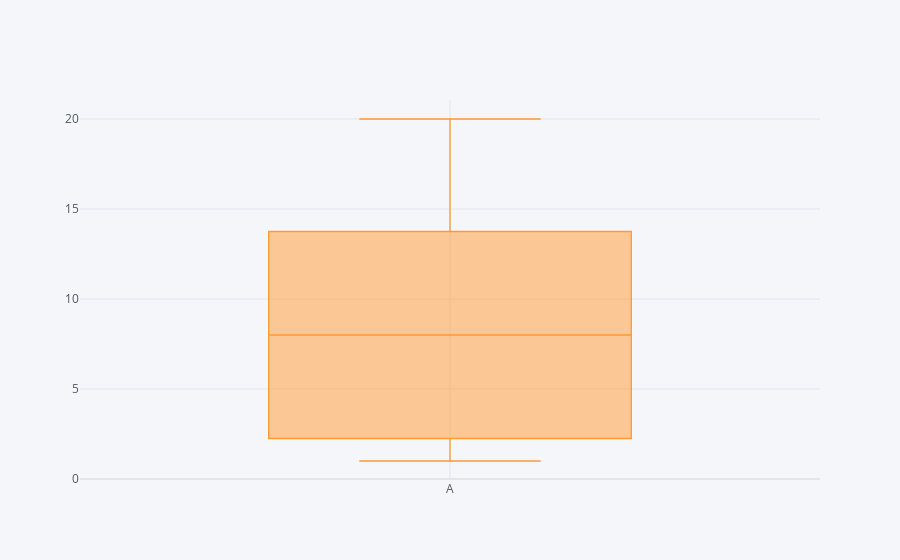

Write notebook code for a chart like this one.
### Code cell
myData.iplot(kind='box')

### Figure 1 — Plotly figure (JSON) as saved in the notebook; plotly's stock layout.template omitted (floating-point values rounded to 4 significant figures)
{"data": [{"boxpoints": false, "line": {"width": 1.3}, "marker": {"color": "rgba(255, 153, 51, 1.0)"}, "name": "A", "orientation": "v", "type": "box", "y": [1, 2, 3, 10, 15, 20, 8]}], "layout": {"legend": {"bgcolor": "#F5F6F9", "font": {"color": "#4D5663"}}, "paper_bgcolor": "#F5F6F9", "plot_bgcolor": "#F5F6F9", "title": {"font": {"color": "#4D5663"}}, "xaxis": {"gridcolor": "#E1E5ED", "showgrid": true, "tickfont": {"color": "#4D5663"}, "title": {"font": {"color": "#4D5663"}, "text": ""}, "zerolinecolor": "#E1E5ED"}, "yaxis": {"gridcolor": "#E1E5ED", "showgrid": true, "tickfont": {"color": "#4D5663"}, "title": {"font": {"color": "#4D5663"}, "text": ""}, "zerolinecolor": "#E1E5ED"}}}
